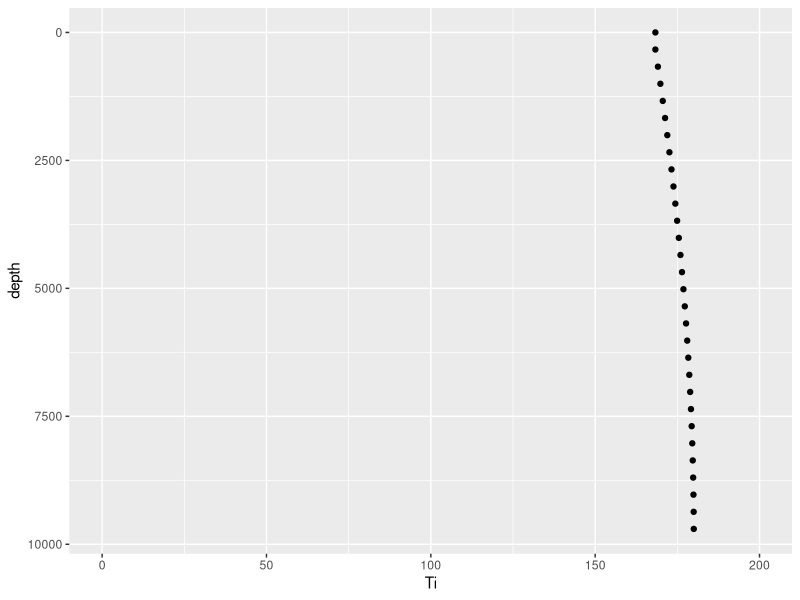
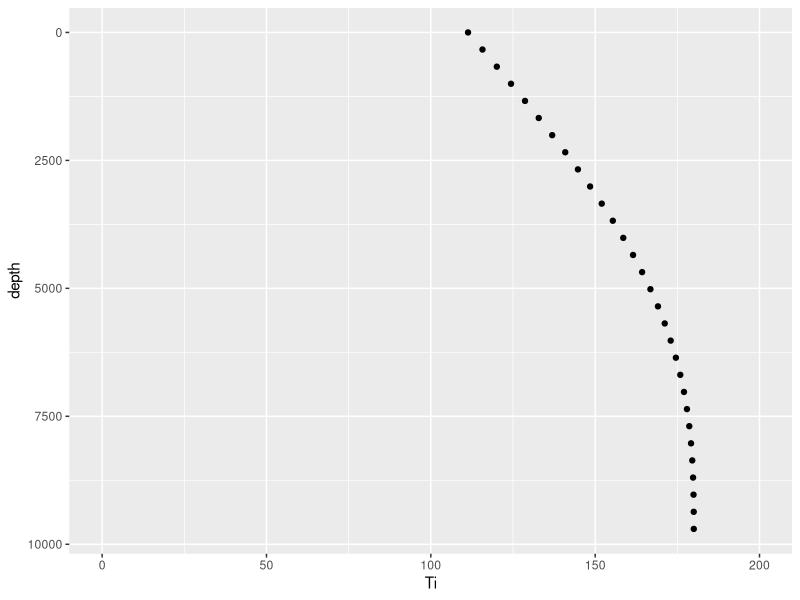

Write the R code that produced these figures, in order.
## ---- chunk 1
theta <-  pi /2
diam.in <- 1.995
diam.ft <- diam.in / 12
area.ft2 <- pi / 4 * diam.ft^2
tht <- 180
bht <- 180
depth <- 9700
ge <- (bht - tht) / depth
m <- 228145
U <-  8


well <- "
depth	dL	pres	temp
0	0	200	80.0
334	334	267	83.4
669	334	339	86.9
1003	334	415	90.3
1338	334	495	93.8
1672	334	580	97.2
2007	334	667	100.7
2341	334	756	104.1
2676	334	849	107.6
3010	334	944	111.0
3345	334	1042	114.5
3679	334	1141	117.9
4014	334	1242	121.4
4348	334	1344	124.8
4683	334	1449	128.3
5017	334	1554	131.7
5352	334	1661	135.2
5686	334	1769	138.6
6021	334	1878	142.1
6355	334	1988	145.5
6690	334	2099	149.0
7024	334	2210	152.4
7359	334	2323	155.9
7693	334	2436	159.3
8028	334	2549	162.8
8362	334	2664	166.2
8697	334	2778	169.7
9031	334	2894	173.1
9366	334	3009	176.6
9700	334	3125	180.0
"

# read string text to dataframe
well_table <- read.table(header = TRUE, text = well)
well_table

## ---- chunk 2
U = 8
Cp <- (0.53 + 0.5 + 1 ) / 3
k <- U * pi * diam.ft / m / Cp
Ti <- bht

for (i in nrow(well_table):1) {
    L  <- depth - well_table[i, "depth"]
    dL <- well_table[i, "dL"]
    Tei <- well_table[i, "temp"]
    dT.dx <- k * (Ti - Tei + ge * L * sin(theta))
    Ti <- Ti - dT.dx * dL
    
    # cat(sprintf("%3d %10.0f %10.2f %12.6f %12.3f \n", i, L, Tei, dT.dx, Ti))
    well_table[i, "L"]  <- L
    well_table[i, "dT.dx"]  <- dT.dx
    well_table[i, "Ti"] <- Ti
}
print(well_table)

library(ggplot2)

ggplot(well_table, aes(x = Ti, y = depth)) +
    geom_point() + scale_y_continuous(trans = "reverse") +
    scale_x_continuous(lim = c(0, 200))

## ---- chunk 3
U <- 4
Cp <- (0.53 + 0.5 + 1) / 3
# Cp <- 0.53
k <- U * pi * diam.ft / m / Cp
A <- 1 / k                      # relaxation distance by Ramey. Shoham, pg 297

Ti <- bht
for (i in nrow(well_table):1) {
    L <- depth - well_table[i, "depth"]
    Tei <- well_table[i, "temp"]
    Ti <- (Tei - ge * L * sin(theta)) +
          (Ti - Tei) * exp(-L/A) +
        ge * A * sin(theta) * (1 - exp(-L/A))
    
    # cat(sprintf("%3d %10.0f %10.2f \n", i, L, Ti))
    well_table[i, "L"]  <- L
    well_table[i, "Ti"] <- Ti
}
print(well_table)

library(ggplot2)

ggplot(well_table, aes(x = Ti, y = depth)) +
    geom_point() + scale_y_continuous(trans = "reverse") +
    scale_x_continuous(lim = c(0, 200))
